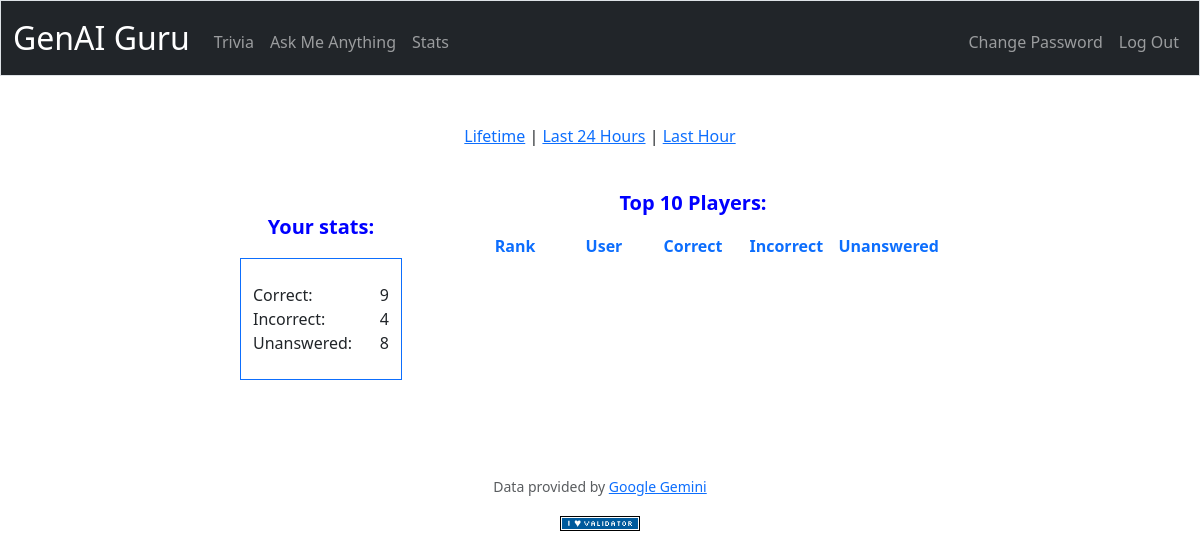
Before: /stats?dur=hour (signed in) with the older database file.
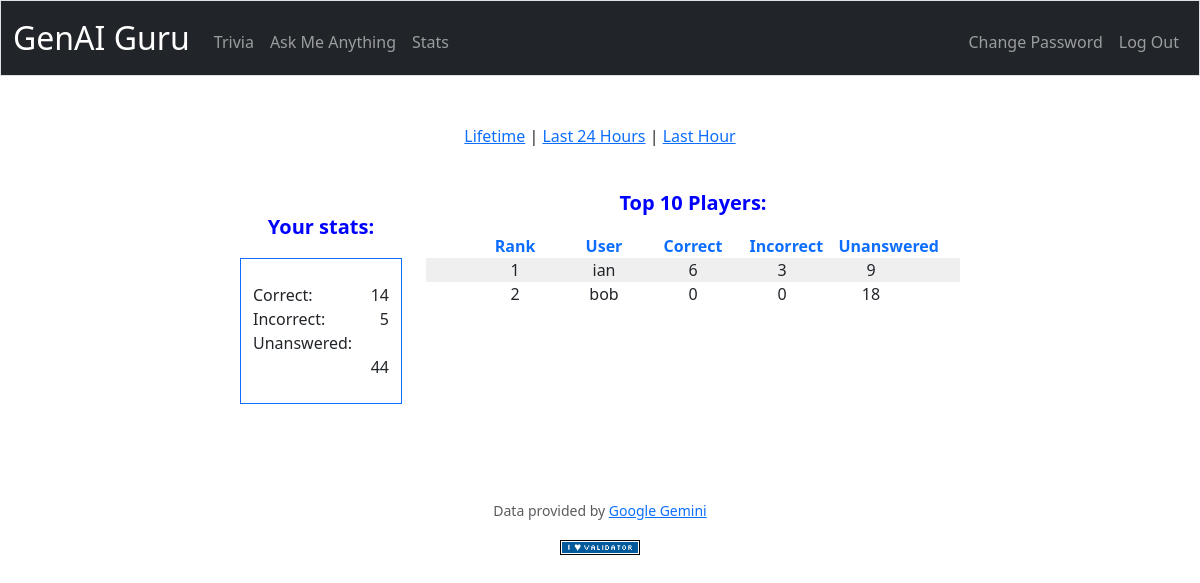
After: the same page with the newer database file.
### tables this page shows
CREATE TABLE users (
    id INTEGER PRIMARY KEY AUTOINCREMENT NOT NULL,
    username TEXT NOT NULL,
    hash TEXT NOT NULL
);

### app.py (the view)
@app.route("/stats")
@login_required
def stats():
    user_id = session["user_id"]
    rows = db.execute("SELECT SUM(correct) AS correct, SUM(incorrect) AS incorrect, SUM(unanswered) \
                      AS unanswered FROM stats WHERE user_id=?", user_id)
    if len(rows) != 1:
        print("[error] invalid param_correct %s" % param_correct)
        return apology("Multiple users detected %d", user_id)
    correct = rows[0]["correct"]
    incorrect = rows[0]["incorrect"]
    unanswered = rows[0]["unanswered"]
    start = EPOCH
    dur = request.args.get("dur")
    if dur == "24h":
        start = int(time.time()) - 86400
    elif dur == "hour":
        start = int(time.time()) - 3600
    rows = db.execute("SELECT b.username AS aa, SUM(correct) AS bb, SUM(incorrect) AS cc, \
                      SUM(unanswered) AS dd FROM stats a, users b WHERE a.user_id=b.id \
                      AND timestamp >= ? GROUP BY aa ORDER BY bb DESC LIMIT ?", start, HIGH_SCORE_COUNT)
    values = []
    for row in rows:
        aa = row["aa"]
        bb = row["bb"]
        cc = row["cc"]
        dd = row["dd"]
        values.append((aa, bb, cc, dd))
    return render_template("stats.html", values=values, correct=correct, incorrect=incorrect, unanswered=unanswered)

### app.py (called while the page is built)
@app.after_request
def after_request(response):
    response.headers["Cache-Control"] = "no-cache, no-store, must-revalidate"
    response.headers["Expires"] = 0
    response.headers["Pragma"] = "no-cache"
    return response

### helpers.py (called while the page is built)
def login_required(f):
    @wraps(f)
    def decorated_function(*args, **kwargs):
        if session.get("user_id") is None:
            return redirect("/login")
        return f(*args, **kwargs)
    return decorated_function

### templates/stats.html (shortened to what this page needs)
{% extends "layout.html" %}
{% block main %}
<div class="container">
    <p><a href="/stats">Lifetime</a> |
        <a href="/stats?dur=24h">Last 24 Hours</a> |
        <a href="/stats?dur=hour">Last Hour</a>
    </p>
    <br>
    <div class="row justify-content-center">
        <div class="col-2 text-center">
            <br>
            <p class="title">Your stats:</p></p>
            <div class="container pb-4 pt-4 border border-primary">
                <div class="row">
                    <div class="col text-start">Correct:</div>
                    <div class="col text-end">{{correct}}</div>
                </div>
                <div class="row">
                    <div class="col text-start">Incorrect:</div>
                    <div class="col text-end">{{incorrect}}</div>
                </div>
                <div class="row">
                    <div class="col text-start">Unanswered:</div>
                    <div class="col text-end">{{unanswered}}</div>
                </div>
            </div>
        </div>
        <div class="col-6">
            <p class="title">Top 10 Players:</p>
            <div class="container">
            <div class="row justify-content-center fw-bold text-primary">
                <div class="col-md-2">Rank</div>
                <div class="col-md-2">User</div>
                <div class="col-md-2">Correct</div>
                <div class="col-md-2">Incorrect</div>
                <div class="col-md-2">Unanswered</div>
            </div>
            {% for value in values %}
            <div class="row row-striped justify-content-md-center">
                <div class="col-md-2">{{loop.index}}</div>
                <div class="col-md-2">{{value[0]}}</div>
                <div class="col-md-2">{{value[1]}}</div>
                <div class="col-md-2">{{value[2]}}</div>
                <div class="col-md-2">{{value[3]}}</div>
            </div>
            {% endfor %}
        </div>
    </div>
</div>
<br><br>
{% endblock %}

Changed rows visible on the page:
added users: username "ian", value "6", value "3", value "9"
now on this page (row unchanged): users: username "bob", value "0", value "18"
Other visible differences:
{{ correct }}: "9" → "14"
{{ incorrect }}: "4" → "5"
{{ unanswered }}: "8" → "44"
